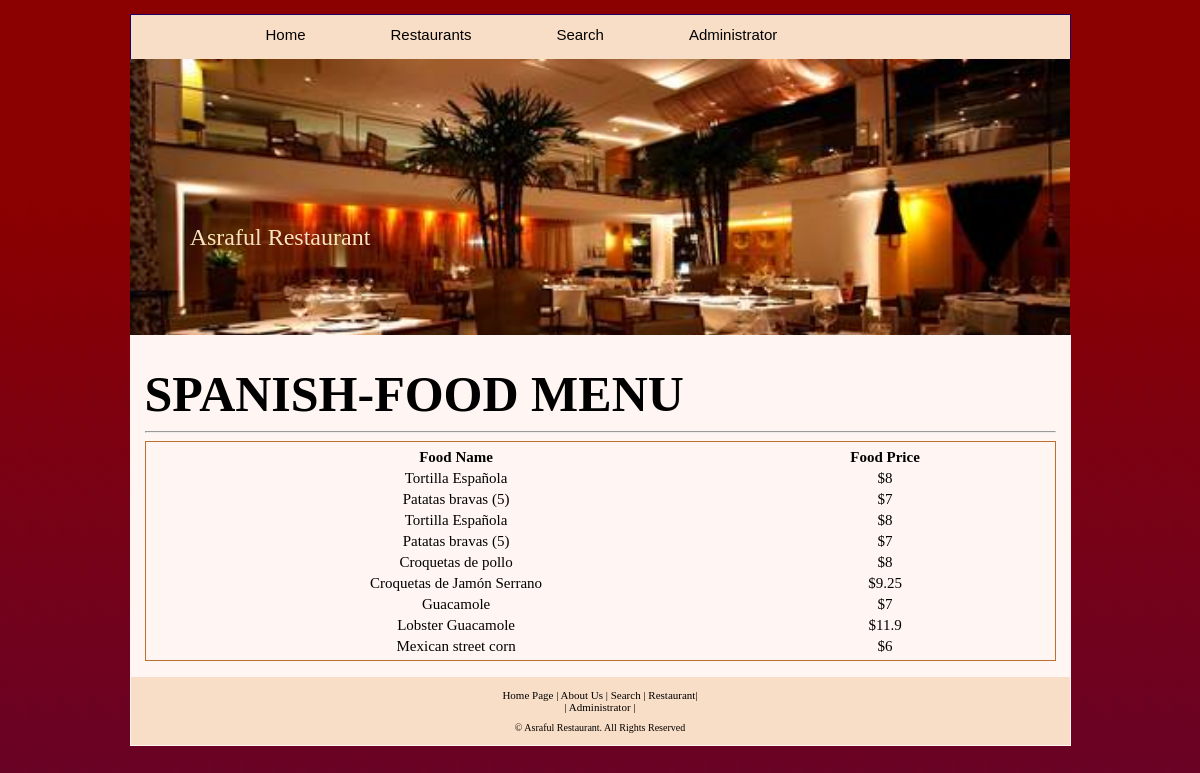
The app's page /Restaurant_Management/menu.php?id=4 with its own data.
### tables this page shows
CREATE TABLE `categories` (
  `category_id` int(15) NOT NULL,
  `category_name` varchar(45) NOT NULL,
  `category_location_1` int(11) DEFAULT NULL,
  `category_location_2` int(11) DEFAULT NULL,
  `time` varchar(100) DEFAULT NULL
);

CREATE TABLE `food_details` (
  `food_id` int(15) NOT NULL,
  `food_name` varchar(50) NOT NULL,
  `food_description` text NOT NULL,
  `food_price` float NOT NULL,
  `food_category` int(15) NOT NULL
);

CREATE TABLE `currencies` (
  `currency_id` int(5) NOT NULL,
  `currency_symbol` varchar(15) NOT NULL,
  `flag` int(1) NOT NULL
);

### Restaurant_Management/menu.php (the view, shortened to what this page needs)
<?php
    $link = mysqli_connect(DB_HOST, DB_USER, DB_PASSWORD);
    $result = mysqli_query($link, "SELECT * FROM food_details,categories WHERE food_details.food_category=categories.category_id ")
    or die("A problem has occured ... \n" . "Our team is working on it at the moment ... \n" . "Please check back after few hours.");
    ?>
<?php
    $flag_1 = 1;
    $currencies = mysqli_query($link, "SELECT * FROM currencies WHERE flag='$flag_1'")
    or die("A problem has occured ... \n" . "Our team is working on it at the moment ... \n" . "Please check back after few hours.");
    ?>
<?php
    if (isset($_GET['id'])) {
        function clean($link, $str)
        {
            $str = @trim($str);
            return mysqli_real_escape_string($link, $str);
        }
        $id = clean($link, $_GET['id']);
        $cat = mysqli_query($link, "SELECT * FROM categories WHERE category_id='$id'");
        $result = mysqli_query($link, "SELECT * FROM food_details,categories WHERE food_category='$id' AND food_details.food_category=categories.category_id ")
        or die("A problem has occured ... \n" . "Our team is working on it at the moment ... \n" . "Please check back after few hours.");
    }
    ?>
<!DOCTYPE HTML PUBLIC "-//W3C//DTD HTML 4.01 Transitional//EN" "http://www.w3.org/TR/html4/loose.dtd">
<html>
<html>
<head>
<link href="stylesheets/user_styles.css?<?php echo time(); ?>" rel="stylesheet" type="text/css">
</head>
<body>
<div id="page">
<div id="menu">
<ul>
<li><a href="index.php">Home</a></li>
<li><a href="links.php">Restaurants</a></li>
<li><a href="specialdeals.php">Search</a></li>
<li><a href="admin/index.php" target="_blank">Administrator</a></li>
</ul>
</div>
<div id="header">
<div id="logo"><a href="index.php" class="blockLink"></a></div>
<div id="company_name">Asraful Restaurant</div>
</div>
<div id="center">
<h1>
<?php if (isset($_GET['id']) || isset($_POST['category'])) {
    while ($row = mysqli_fetch_array($cat)) {
        echo $row['category_name'];
        break;
    }
} else { ?>
All Restaurants
<?php } ?>
 Menu
</h1>
<hr>
<div style="border:#bd6f2f solid 1px;padding:4px 6px 2px 6px">
<table width="860" height="auto" style="text-align:center;">
<tr>
<th>Food Name</th>
<th>Food Price</th>
</tr>
<?php
    $count = mysqli_num_rows($result);
    if (isset($_POST['Submit']) && $count < 1) {
        echo "<html><script language='JavaScript'>alert('There are no foods under the selected category at the moment. Please check back later.')</script></html>";
    } else {
        $symbol = mysqli_fetch_assoc($currencies);
        while ($row = mysqli_fetch_assoc($result)) {
            echo "<tr>";
            echo "<td>" . $row['food_name'] . "</td>";
            echo "<td>" . $symbol['currency_symbol'] . "" . $row['food_price'] . "</td>";
            echo "</tr>";
        }
    }
    ?>
</table>
</div>
</div>
<div id="footer">
<div class="bottom_menu"><a href="index.php">Home Page</a> | <a href="aboutus.php">About Us</a> | <a
href="specialdeals.php">Search</a> | <a href="foodzone.php">Restaurant</a>|<br>
| <a href="admin/index.php" target="_blank">Administrator</a> |
</div>
<div class="bottom_addr">&copy; Asraful Restaurant. All Rights Reserved</div>
</div>
</div>
</body>
</html>

### Restaurant_Management /stylesheets/user_styles.css (style rules this page uses)
html,body { margin:0; padding:0; background:rgb(31, 3, 99) url(../images/base.png) repeat-x top; width:100%;height:100%; font-family:tahoma; }
a { color: #B80000; text-decoration: underline; }
h1 { font-weight: bold; color: #000000; margin: 0px; font-size:50px; text-transform:uppercase; margin: 15px 0 8px 0; }
.bottom_addr { font-size: 11px; color: #000; padding: 5px 0 12px 0; text-align:center; font-size:10px; }
.bottom_menu { color: #000000; text-align: center; padding-top: 12px; padding-bottom: 4px; font-size:11px; }
.bottom_menu a { color: #000000; text-decoration: none; }
#page { width:1000px; margin:0 auto; padding-top:14px; }
#menu { border-top: 1px solid rgb(31, 3, 99); border-left: 1px solid rgb(31, 3, 99); border-right: 1px solid rgb(31, 3, 99); width:939px; margin:0 auto; background:#f9dec7; position:relative; height:44px; overflow:hidden; text-align:left; }
#menu ul { padding:0px; margin:0px; margin-left:50px; }
#menu ul li { width:auto; height:30px; float:left; font-family:Arial, Helvetica, sans-serif; font-size:15px; color:#000000; background-repeat:no-repeat; background-position:left center; line-height:20px; text-align:center; margin-left:0px; list-style:none; padding-left:85px; padding-top:10px; background:url(images/icon_menu.gif); }
#menu ul li a { width:auto; height:30px; float:left; text-decoration:none; font-family:Arial, Helvetica, sans-serif; font-size:15px; color:#000000; list-style:none; }
#footer { width:939px; margin:0 auto; background:#f9dec7; border: 1px solid #fff6f3; }
#center { width:911px; margin:0 auto; background:#fff6f3; padding:15px; font-size:15px; text-align:justify; }
#header { margin-left:30px; width:940px; background:url(../images/heads.jpg) no-repeat; height:276px; background-size: cover; }
#company_name { font-size: 24px; text-transform: none; color: #FFFFFF; position:absolute; color:#f9e4be; font-family:"trebuchet MS"; width:250px; text-align:center; margin-top:165px; margin-left:25px; }
#logo { background:url(../images/logo.gif) no-repeat; width:90px; height:89px; position:absolute; margin: 67px 0 0 105px; }
.blockLink { position:absolute; top:0; left: 0; width:100%; height:100%; z-index: 1; }

### records on screen
categories: category_name "SPANISH-FOOD"
food_details: food_name "Tortilla Española", food_price "8"
currencies: currency_symbol "$"
food_details: food_name "Patatas bravas (5)", food_price "7"
food_details: food_name "Tortilla Española", food_price "8"
food_details: food_name "Patatas bravas (5)", food_price "7"
food_details: food_name "Croquetas de pollo", food_price "8"
food_details: food_name "Croquetas de Jamón Serrano", food_price "9.25"
food_details: food_name "Guacamole", food_price "7"
food_details: food_name "Lobster Guacamole", food_price "11.9"
food_details: food_name "Mexican street corn", food_price "6"
